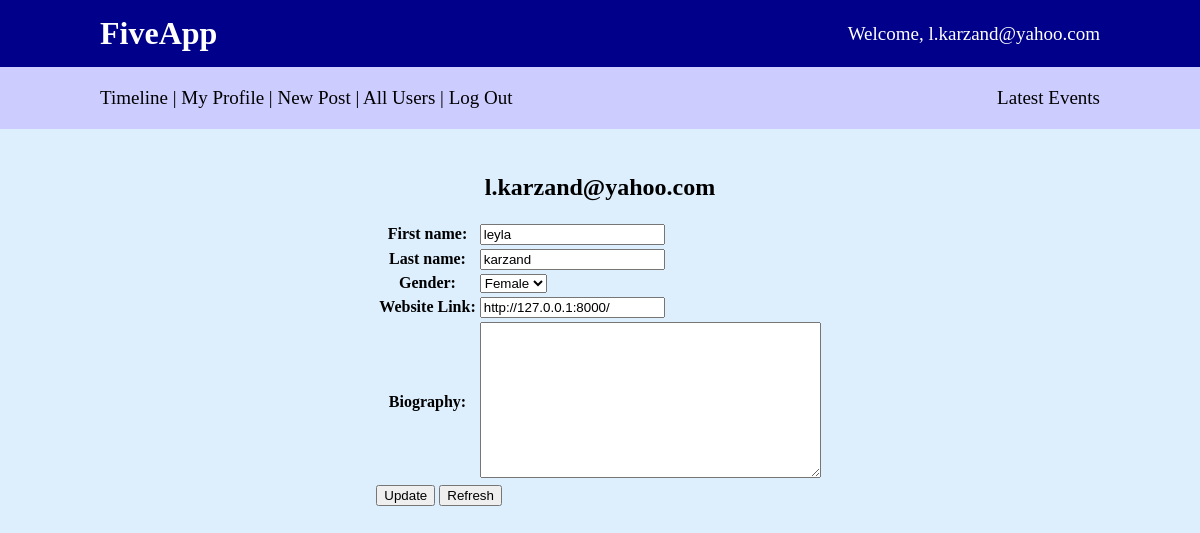
Screenshot of /profile/1/edit/ (signed in) with the database file from the repository.
### apps/member/models/user.py (models this page shows, shortened)
class Member(AbstractBaseUser, PermissionsMixin):
    first_name = models.CharField('first name', max_length=150, blank=True)
    last_name = models.CharField('last name', max_length=150, blank=True)
    email = models.EmailField('email address', unique=True)  # username.
    register_time = models.DateTimeField('date joined', auto_now_add=True)
    GENDER_CHOICES = (
        ('F', 'Female'),
        ('M', 'Male'),
    )
    gender = models.CharField('Gender', max_length=1, blank=True, null=True, choices=GENDER_CHOICES)
    website = models.CharField('Website Link', max_length=50, blank=True, null=True)  # website link.
    bio = models.TextField('Biography', blank=True, null=True)
    phone_regex = RegexValidator(regex=r'09[0-3][0-9]-?[0-9]{3}-?[0-9]{4}',
                                 message="Phone number must be entered in the format: '09121234567'.\
                                  exactly 11 digits allowed.")
    phone_number = models.CharField(validators=[phone_regex], max_length=11, blank=True, null=True, unique=True)
    is_active = models.BooleanField('Active', default=False)  # false means either member has registered but hasn't
    is_superuser = models.BooleanField('Superuser', default=False)  # whether or not member has access to admin panel.
    is_staff = models.BooleanField('Staff', default=False)  # whether or not member has permission to all features and
    sms_code = models.CharField('Sms Code', max_length=4)  # used for authentication in case member chooses
    USERNAME_FIELD = 'email'
    REQUIRED_FIELDS = []
    objects = MemberManager()
    class Meta:
        verbose_name = 'member'
        verbose_name_plural = 'members'
        app_label = "member"

### apps/member/views.py (the view)
# urls.py: path('profile/<int:pk>/edit/', UserUpdate.as_view(), name='update_info'),
class UserUpdate(LoginRequiredMixin, UpdateView):
    model = Member
    fields = ['first_name', 'last_name', 'gender', 'website', 'bio']
    template_name = 'user/user_update.html'

### lib/templatetags/messenger_tags.py (called while the page is built)
@register.inclusion_tag('lib/latest_events.html')
def latest_events(user):
    events = Event.objects.filter(viewer=user).order_by('-date')[:5]
    return {'events': events}

@register.simple_tag
def get_title_by_comment(comment_id):
    return Comment.objects.get(pk=comment_id).post.title

@register.filter
def get_slug_by_comment(comment_id):
    return Comment.objects.get(pk=comment_id).post.slug

### apps/member/templates/user/user_update.html (shortened to what this page needs)
{% extends 'base.html' %}
{% block body %}
    <h2>{{ user.get_username }}</h2>
    <form method="post">
        <table>{{ form.as_table }}</table>
        <input type="submit" value="Update">
        <a href="{% url 'update_info' user.id %}">
            <button type="button">Refresh</button>
        </a>
    </form>
{% endblock %}

### templates/base.html (shortened to what this page needs)
{% load static %}
{% load messenger_tags %}
<!DOCTYPE html>
<html lang="en">
<head>
    <link rel="stylesheet" type="text/css" href="{% static 'lib/base_style.css' %}">
</head>
<body style="margin: 0; padding: 0;">
<div style="display: flex; flex-direction: column">
    <header>
        <div class="d-flex">
            <h1>FiveApp</h1>
            <p class="fs_19">Welcome, {{ user.get_username }}</p>
        </div>
    </header>
    <nav class="d-flex fs_19">
        <div>
            <a href="{% url 'timeline' %}">Timeline</a> |
            <a href="{% url 'profile' user.id %}">My Profile</a> |
            <a href="{% url 'new_post' %}">New Post</a> |
            <a href="{% url 'users' %}">All Users</a> |
            <a href="{% url 'logout' %}">Log Out</a>
        </div>
        <div id="latest_nav">Latest Events</div>
    </nav>
    <div class="d-flex">
        <main>
            {% block body %}{% endblock %}
        </main>
    </div>
</div>
</body>
</html>

### templates/base.html (style rules this page uses)
html, body { height: auto; }

### rows the page displays
Member: get_username "l.karzand@yahoo.com", first_name "leyla", last_name "karzand", gender "Female", website "http://127.0.0.1:8000/"
